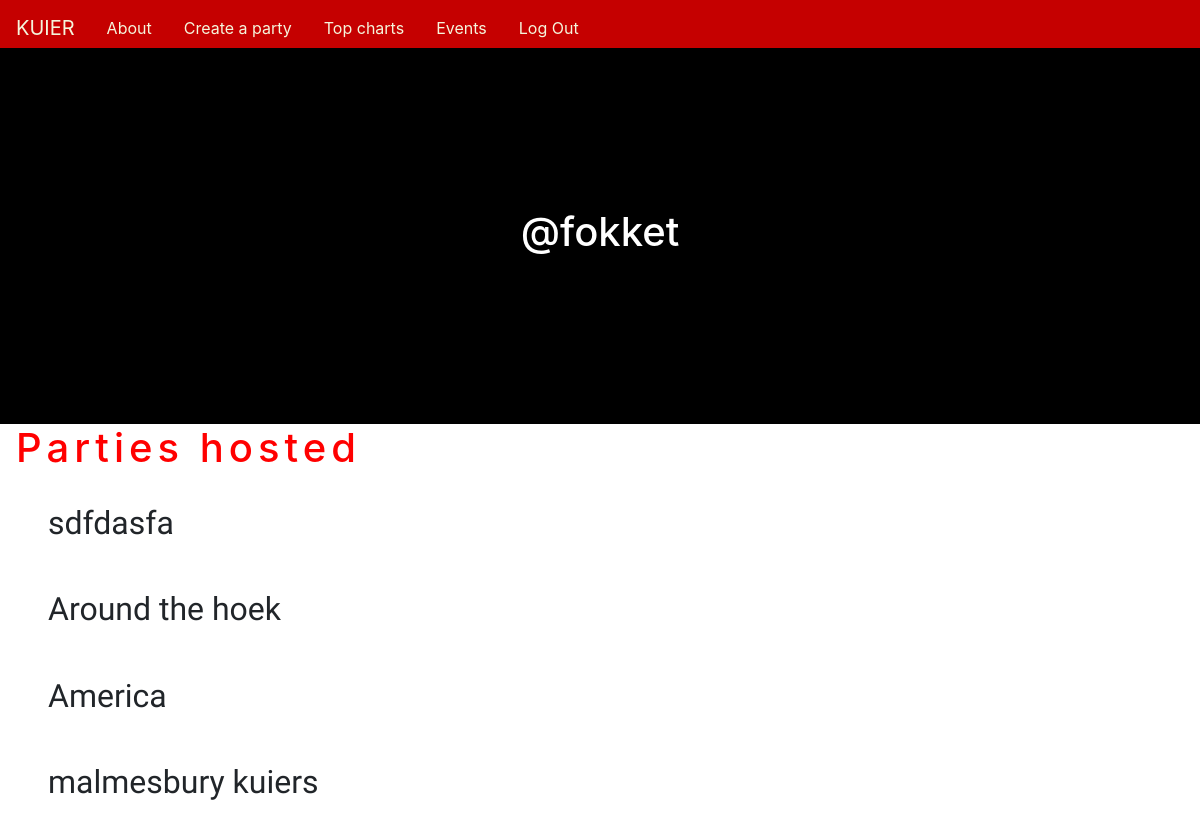
/by/fokket (signed in), run on the app's committed database.
### party/models.py (models this page shows, shortened)
class Post(models.Model):
    user = models.ForeignKey(User,related_name='party',on_delete=models.CASCADE,default='1')
    title = models.CharField(max_length=30)
    date = models.DateField()
    time = models.TimeField()
    timeend = models.TimeField()
    age = models.CharField(max_length=30)
    color = models.CharField(max_length=30,choices=COUNTRY_CHOICES, default='america')
    drinks = models.BooleanField(default=False)
    image = models.ImageField(upload_to = 'imgs',default='none/none.png')
    location = models.CharField(max_length=30,default='no location specified')
    keyword = models.CharField(max_length=30,default='no keywords')

### party/views.py (the view)
# urls.py: re_path(r'by/(?P<username>[-\w]+)',views.UserPosts.as_view(),name='for_user'),
class UserPosts(ListView):
    context_object_name = 'kuierlist'
    model = Post
    template_name = 'party/user_post_list.html'
    def get_queryset(self):
        try:
            self.post_user = User.objects.prefetch_related('party').get(username__iexact=self.kwargs.get('username'))
        except User.DoesNotExist:
            raise Http404
        else:
            return self.post_user.party.all()
    def get_context_data(self,**kwargs):
        context = super().get_context_data(**kwargs)
        context['post_user'] = self.post_user
        return context

### party/templates/party/user_post_list.html
{% extends "party/home.html" %}
{% block body_block %}
<header class="containerss">
    <h1>@{{post_user.username}}</h1>
</header>
     <h1 id='listhead'>Parties hosted</h1>
    {% for party in kuierlist %}
    <h2 id='listof'>{{party.title}}</h2>
    {%endfor%}
{% endblock body_block %}

### party/static/css/style.css (style rules this page uses)
.containerss { background-color: black; color: white; text-align: center; padding: 10rem; }
#listof { margin-left: 3rem; font-family: 'Questrial', sans-serif; margin-bottom: 3rem; }
#listhead { margin-left:1rem; color: red; letter-spacing:5px; margin-bottom: 2rem; }

### data on the page
Post: title "sdfdasfa"
Post: title "Around the hoek"
Post: title "America"
Post: title "malmesbury kuiers"

### other printed values
{{ post_user.username }} "fokket"
